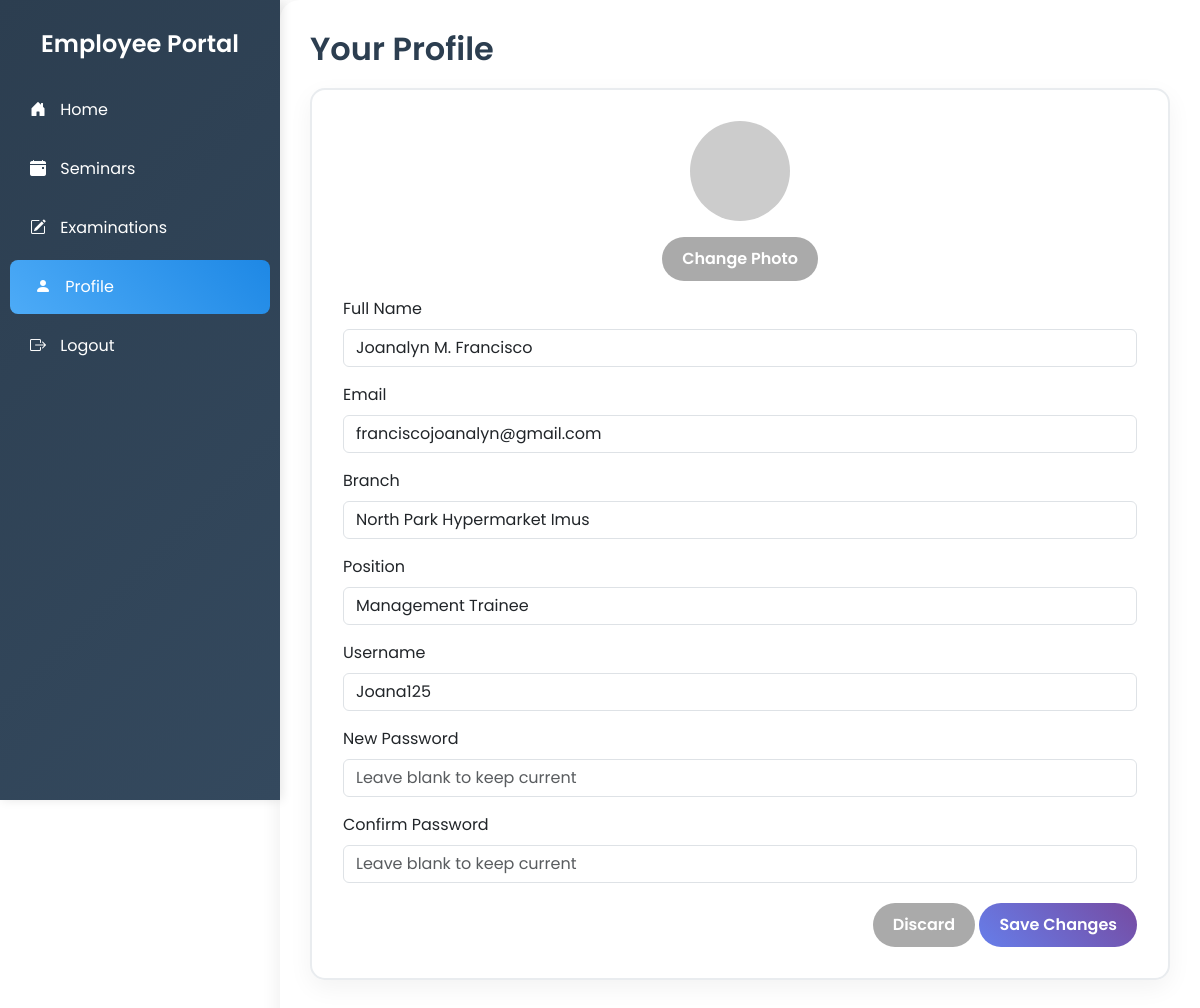
The app's page /employee/profile.php (signed in) with its own data.
### tables this page shows
CREATE TABLE `users` (
  `id` int(11) NOT NULL,
  `full_name` varchar(150) NOT NULL,
  `employee_number` varchar(50) NOT NULL,
  `branch` varchar(100) NOT NULL,
  `position` varchar(100) NOT NULL,
  `date_started` date NOT NULL,
  `email` varchar(150) NOT NULL,
  `username` varchar(100) NOT NULL,
  `password` varchar(255) NOT NULL,
  `role` enum('Administrator','HR','Employee') NOT NULL DEFAULT 'Employee',
  `status` enum('Pending','Approved','Rejected','Inactive') NOT NULL DEFAULT 'Pending',
  `profile_photo` varchar(255) DEFAULT NULL,
  `date_created` timestamp NOT NULL DEFAULT current_timestamp()
);

### employee/profile.php (the view, shortened to what this page needs)
<?php
require_once "../config/db.php";
$employee_id = $_SESSION['user_id'];
$stmt = $pdo->prepare("SELECT * FROM users WHERE id = ?");
$stmt->execute([$employee_id]);
$user = $stmt->fetch(PDO::FETCH_ASSOC);
$branches = [
    "Ma Chicken Trinoma","Kopi Tiam Benitez","Next Door Texas","North Park P. Guevarra",
    "North Park Caltext Macapagal","North Park Caltex Slex","North Park Westgate","North Park Fairview Terraces",
    "North Park Santana Grove","North Park Parqal","North Park SM Fairview","North Park Banawe",
    "North Park SM Bicutan","North Park SM Muntinlupa","North Park Tomas Morato","North Park SM Molino",
    "North Park Convergys","North Park Hypermarket Antipolo","North Park Hypermarket Cainta","North Park Hypermarket EDSA",
    "North Park Hypermarket FTI","North Park Hypermarket Makati","North Park Market Market","North Park Greenfield",
    "North Park Ortigas Home Depot","North Park Paseo De Roces","North Park SM Dasmarinas","North Park Eton Centris",
    "North Park Arnolds","North Park Marquee Mall","North Park Valenzuela","North Park Shell Slex",
    "North Park SM North Edsa","North Park Alabang Town Center","North Park G. Araneta Ave","North Park SM Mall of Asia (Annex)",
    "North Park SM Bacoor","North Park Jetti Macapagal","North Park Park Square","North Park Hypermarket Imus",
    "North Park Hypermarket Antipolo (G/F)"
];
$positions = [
    "Store Manager","Assistant Manager","Management Trainee","Admin Assistant","Dining Supervisor",
    "Kitchen Supervisor","Cashier","Dining Staff","Kitchen Staff"
];
?>
<!DOCTYPE html>
<html lang="en">
<head>
<link href="https://cdn.jsdelivr.net/npm/bootstrap@5.3.0/dist/css/bootstrap.min.css" rel="stylesheet">
<link href="https://cdn.jsdelivr.net/npm/bootstrap-icons@1.10.0/font/bootstrap-icons.css" rel="stylesheet">
</head>
<body>
<div class="sidebar" id="sidebar">
    <h4 class="text-center mb-4" style="font-weight:600;">Employee Portal</h4>
    <a href="index.php"><i class="bi bi-house-door-fill"></i> Home</a>
    <a href="seminars.php"><i class="bi bi-calendar-event-fill"></i> Seminars</a>
    <a href="examinations.php"><i class="bi bi-pencil-square"></i> Examinations</a>
    <a href="profile.php" class="active"><i class="bi bi-person-fill"></i> Profile</a>
    <a href="../config/logout.php" id="logoutLink"><i class="bi bi-box-arrow-right"></i> Logout</a>
</div>
<div class="main-content">
    <h2>Your Profile</h2>
    <div class="card">
        <div class="card-body">
            <div class="text-center mb-3">
                <img id="photoPreview" src="<?=!empty($user['profile_photo']) ? htmlspecialchars($user['profile_photo']) : 'https://via.placeholder.com/100'?>"
                alt="Profile Picture" class="rounded-circle" style="width:100px;height:100px;">
            </div>
            <form id="profileForm" method="POST" enctype="multipart/form-data">
                <div class="mb-3 text-center">
                    <button type="button" class="btn btn-secondary" onclick="document.getElementById('profile_photo').click()">Change Photo</button>
                </div>
                <div class="mb-3"><label class="form-label">Full Name</label><input type="text" class="form-control" name="full_name" value="<?=htmlspecialchars($user['full_name'])?>" required></div>
                <div class="mb-3"><label class="form-label">Email</label><input type="email" class="form-control" name="email" value="<?=htmlspecialchars($user['email'])?>" required></div>
                <div class="mb-3"><label class="form-label">Branch</label><select name="branch" class="form-control" required>
                    <?php foreach($branches as $b): ?>
                        <option value="<?=htmlspecialchars($b)?>" <?=($user['branch']==$b?'selected':'')?>><?=$b?></option>
                    <?php endforeach; ?>
                </select></div>
                <div class="mb-3"><label class="form-label">Position</label><select name="position" class="form-control" required>
                    <?php foreach($positions as $p): ?>
                        <option value="<?=htmlspecialchars($p)?>" <?=($user['position']==$p?'selected':'')?>><?=$p?></option>
                    <?php endforeach; ?>
                </select></div>
                <div class="mb-3"><label class="form-label">Username</label><input type="text" class="form-control" name="username" value="<?=htmlspecialchars($user['username'])?>" required></div>
                <div class="mb-3"><label class="form-label">New Password</label><input type="password" class="form-control" name="password" placeholder="Leave blank to keep current"></div>
                <div class="mb-3"><label class="form-label">Confirm Password</label><input type="password" class="form-control" name="confirm_password" placeholder="Leave blank to keep current"></div>
                <div class="form-buttons">
                    <button type="button" class="btn btn-secondary" onclick="discardChanges()">Discard</button>
                    <button type="submit" class="btn btn-primary">Save Changes</button>
                </div>
            </form>
        </div>
    </div>
</div>
</body>
</html>

### employee/profile.php (style rules this page uses)
body { font-family:'Poppins',sans-serif; background:#ffffff; min-height:100vh; margin:0; color:#333; }
.sidebar { width:280px; height:100vh; position:fixed; top:0; left:0; background:linear-gradient(135deg,#2c3e50 0%,#34495e 100%); color:white; padding-top:30px; box-shadow:2px 0 10px rgba(0,0,0,0.1); transition:transform 0.3s ease; z-index:1050; }
.sidebar a { color:white; text-decoration:none; padding:15px 20px; display:block; border-radius:8px; margin:5px 10px; transition: background-color 0.3s ease, padding-left 0.3s ease; }
.sidebar a i { margin-right:10px; }
.sidebar a.active { background: linear-gradient(45deg, #4dabf7, #1e88e5); padding-left:25px; }
.main-content { margin-left:280px; padding:30px; background-color:#ffffff; min-height:100vh; border-radius:20px 0 0 0; box-shadow:-5px 0 15px rgba(0,0,0,0.05); transition:margin-left 0.3s ease; }
.card { border:2px solid #e9ecef;border-radius:15px;box-shadow:0 8px 25px rgba(0,0,0,0.05);margin-bottom:20px;padding:15px; }
.btn { border-radius:25px;padding:10px 20px;font-weight:600;transition:all 0.3s ease; }
.btn-primary { background:linear-gradient(45deg,#667eea,#764ba2);border:none; }
.btn-secondary { border:none;background:#aaa;color:white; }
h2 { color:#2c3e50;font-weight:600;margin-bottom:20px; }
.form-buttons { text-align:right;margin-top:20px; }

### records on screen
users: full_name "Joanalyn M. Francisco", email "franciscojoanalyn@gmail.com", branch "North Park Hypermarket Imus", position "Management Trainee", username "Joana125"
